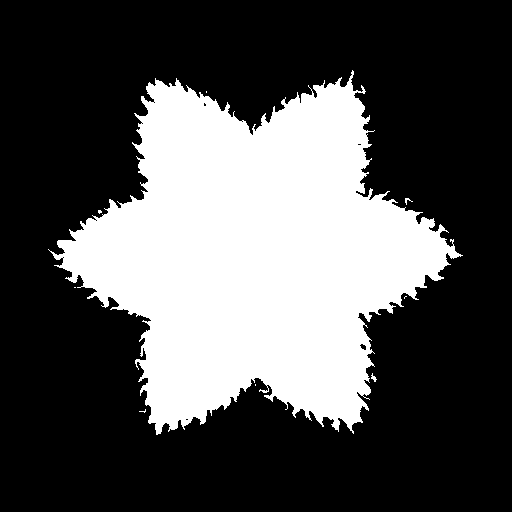
%> input picture A3PengyuWang0425157/Q1/device.pgm, 512 x 512 px
$ octave Device.m   (GNU Octave 9; MATLAB toolbox functions it lacks are replaced by stand-ins)
%> lines starting %> are read from the running program, lines starting %| are printed output that depends on the picture; in (x1, y1, x2, y2) boxes, pixels count from 0 and x2, y2 are one past the last pixel; in counts of white or black regions, pixels touching at a corner belong together; the program's own positions count from 1
clear;
close all;
clc;

device = imread("device.pgm");
%> device is the input picture: size 512x512 uint8; 32% white; 9 white regions (6 under 20 px), largest, box (x1, y1, x2, y2) and area: (48, 70, 463, 435) 83847, (371, 373, 377, 382) 25, (405, 198, 413, 205) 21
subplot(1,3,1);
imshow(device);
title('Device input image')

SE = strel('disk',10);
eroseDevice = imerode(device,SE);
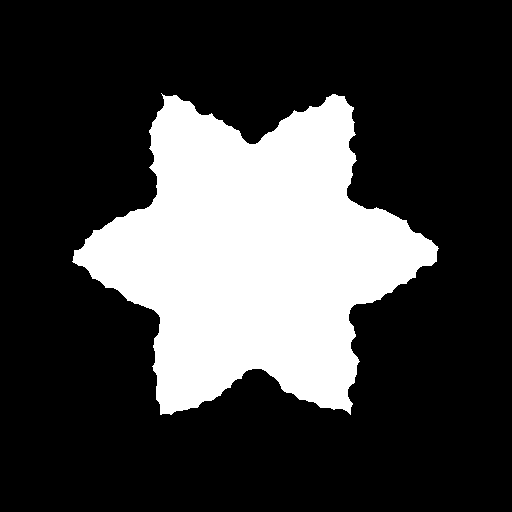
%> eroseDevice: size 512x512 uint8; 25.5% white; 1 white region, box (x1, y1, x2, y2) and area: (72, 93, 439, 415) 66882
subplot(1,3,2);
imshow(eroseDevice);
title('Device after erosion')

closeDevice = imclose(device,SE);
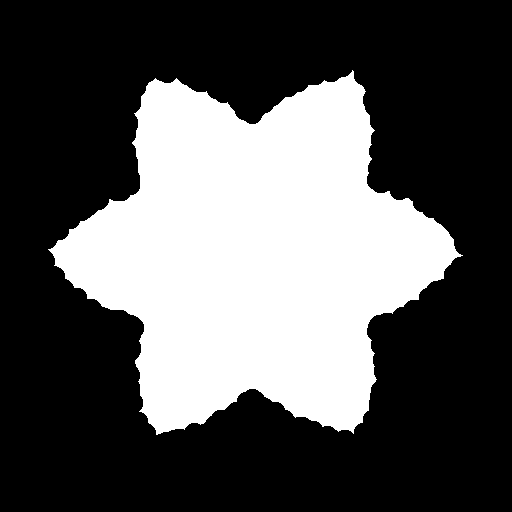
%> closeDevice: size 512x512 uint8; 34% white; 1 white region, box (x1, y1, x2, y2) and area: (48, 70, 463, 435) 89004
subplot(1,3,3);
imshow(closeDevice);
title('Device after closing')

$ run again, with A3PengyuWang0425157/Q1/fly.pgm copied over A3PengyuWang0425157/Q1/device.pgm
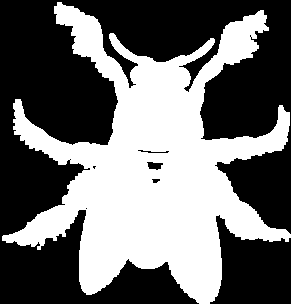
%> input picture A3PengyuWang0425157/Q1/fly.pgm, 291 x 304 px
%> device is the input picture: size 304x291 uint8; 43.1% white; 1 white region, box (x1, y1, x2, y2) and area: (2, 2, 291, 304) 38172
%> `eroseDevice = imerode(device,SE);`:
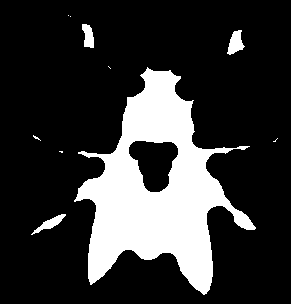
%> eroseDevice: size 304x291 uint8; 20.8% white; 10 white regions (6 under 20 px), largest, box (x1, y1, x2, y2) and area: (74, 67, 256, 295) 17696, (227, 30, 245, 55) 264, (31, 214, 66, 235) 224, (82, 24, 94, 48) 209
%> `closeDevice = imclose(device,SE);`:
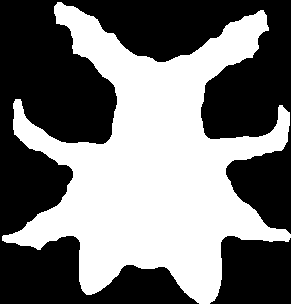
%> closeDevice: size 304x291 uint8; 46.1% white; 1 white region, box (x1, y1, x2, y2) and area: (2, 2, 291, 304) 40774
